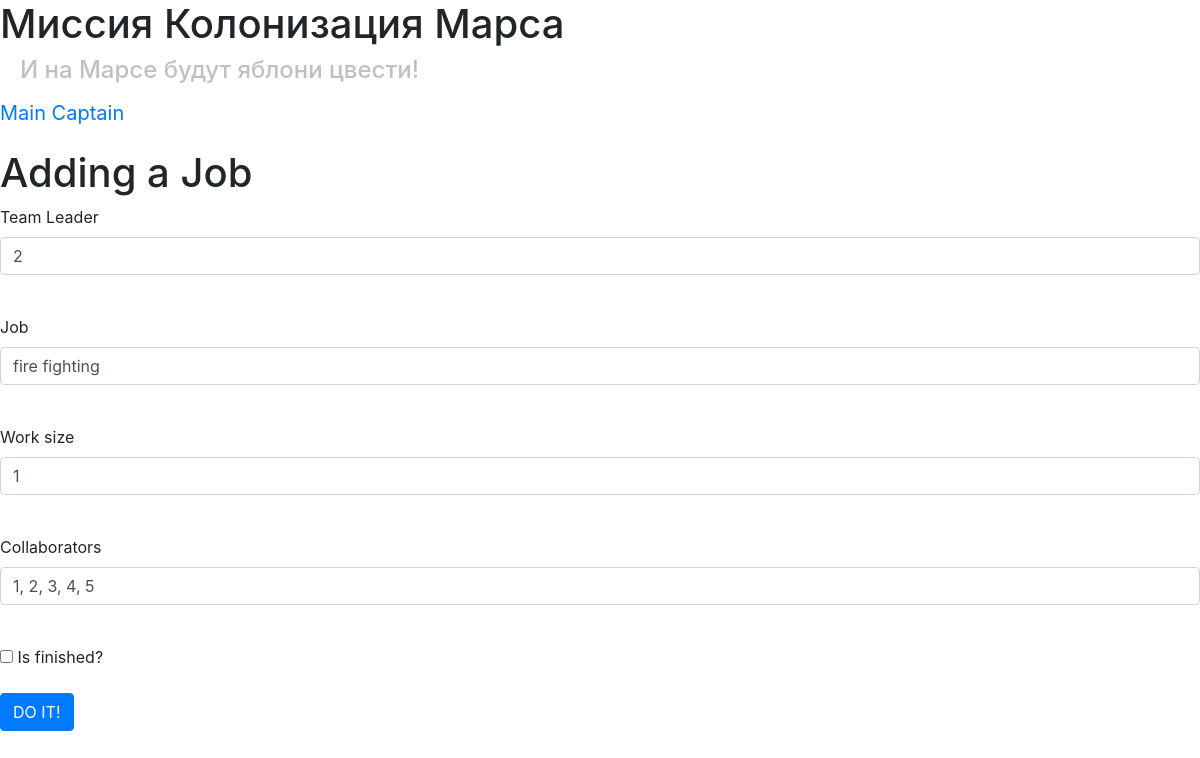
/job/2 (signed in), run on the app's committed database.
### data/users.py (models this page shows, shortened)
class User(SqlAlchemyBase, UserMixin):
    __tablename__ = 'users'
    id = sqlalchemy.Column(sqlalchemy.Integer,
                           primary_key=True, autoincrement=True)
    email = sqlalchemy.Column(sqlalchemy.String,
                              index=True, unique=True, nullable=True)
    surname = sqlalchemy.Column(sqlalchemy.String, nullable=True)
    name = sqlalchemy.Column(sqlalchemy.String, nullable=True)
    about = sqlalchemy.Column(sqlalchemy.String, nullable=True)
    age = sqlalchemy.Column(sqlalchemy.Integer, nullable=True)
    position = sqlalchemy.Column(sqlalchemy.String, nullable=True)
    speciality = sqlalchemy.Column(sqlalchemy.String, nullable=True)
    address = sqlalchemy.Column(sqlalchemy.String, nullable=True)
    hashed_password = sqlalchemy.Column(sqlalchemy.String, nullable=True)
    created_date = sqlalchemy.Column(sqlalchemy.DateTime,
                                     default=datetime.datetime.now)
    news = orm.relation("News", back_populates='user')

### data/jobs.py (models this page shows)
class Jobs(SqlAlchemyBase):
    __tablename__ = 'jobs'
    id = sqlalchemy.Column(sqlalchemy.Integer,
                           primary_key=True, autoincrement=True)
    user = orm.relation('User')
    team_leader = sqlalchemy.Column(sqlalchemy.Integer, sqlalchemy.ForeignKey("users.id"))
    job = sqlalchemy.Column(sqlalchemy.String, nullable=True)
    work_size = sqlalchemy.Column(sqlalchemy.Integer)
    collaborators = sqlalchemy.Column(sqlalchemy.String, nullable=True)
    start_date = sqlalchemy.Column(sqlalchemy.DateTime, default=datetime.datetime.now)
    end_date = sqlalchemy.Column(sqlalchemy.DateTime, nullable=True)
    is_finished = sqlalchemy.Column(sqlalchemy.Boolean)

### main.py (the view, shortened to what this page needs)
@app.route('/job/<int:id>', methods=['GET', 'POST'])
@login_required
def edit_job(id):
    form = JobsForm()
    if request.method == "GET":
        session = create_session()
        jobs = session.query(Jobs).all()
        a = False
        for i in range(len(jobs)):
            if jobs[i].id == id and jobs[i].user == current_user or jobs[i].id == id and current_user.id == 1:
                form.team_leader.data = jobs[i].team_leader
                form.job.data = jobs[i].job
                form.is_finished.data = jobs[i].is_finished
                form.work_size.data = jobs[i].work_size
                form.collaborators.data = jobs[i].collaborators
                a = True
                break
        if not a:
            abort(404)
    return render_template('jobs.html', title='Редактирование работы', form=form)

### main.py
class JobsForm(FlaskForm):
    team_leader = IntegerField('Team Leader', validators=[DataRequired()])
    job = StringField("Job")
    work_size = IntegerField('Work size', validators=[DataRequired()])
    collaborators = StringField("Collaborators")
    is_finished = BooleanField("Is finished?")
    submit = SubmitField('DO IT!')

### data/db_session.py (called while the page is built)
def create_session() -> Session:
    global __factory
    return __factory()

### main.py (called while the page is built)
@login_manager.user_loader
def load_user(user_id):
    session = create_session()
    return session.query(User).get(user_id)

### templates/jobs.html (shortened to what this page needs)
{% extends "base.html" %}
{% block content %}
<h1>Adding a Job</h1>
<form action="" method="post">
    <p>
        {{ form.team_leader.label }}<br>
        {{ form.team_leader(class="form-control") }}<br>
    </p>
    <p>
        {{ form.job.label }}<br>
        {{ form.job(class="form-control") }}<br>
    </p>
    <p>
        {{ form.work_size.label }}<br>
        {{ form.work_size(class="form-control") }}<br>
    </p>
    <p>
        {{ form.collaborators.label }}<br>
        {{ form.collaborators(class="form-control") }}<br>
    </p>
    <p>{{ form.is_finished() }} {{ form.is_finished.label }}</p>
    <p>{{ form.submit(type="submit", class="btn btn-primary") }}</p>
</form>
{% endblock %}

### templates/base.html (shortened to what this page needs)
<!DOCTYPE html>
<html lang="ru">
<head>
    <link rel="stylesheet"
          href="https://stackpath.bootstrapcdn.com/bootstrap/4.4.1/css/bootstrap.min.css"
>
    <link rel="stylesheet" type="text/css" href="/static/css/2.css"/>
</head>
<body>
<h1>Миссия Колонизация Марса</h1>
<h4>И на Марсе будут яблони цвести!</h4>
<nav>
    {% if current_user.is_authenticated %}
    <p>
        <a class="navbar-brand" href="/logout">{{ current_user.name}} {{ current_user.surname}}</a>
    </p>
    {% else %}
        <p>
            <a class="btn btn-primary " href="/register">Register</a>
            <a class="btn btn-success" href="/login">Log in</a>
        </p>
    {% endif %}
</nav>
{% block content %}
{% endblock %}
</body>
</html>

### static/css/2.css (style rules this page uses)
h4 { padding-left: 20px; color: #c0c0c0 }

### data on the page
User: name "Main", surname "Captain"
Jobs: team_leader "2", job "fire fighting", work_size "1", collaborators "1, 2, 3, 4, 5"
